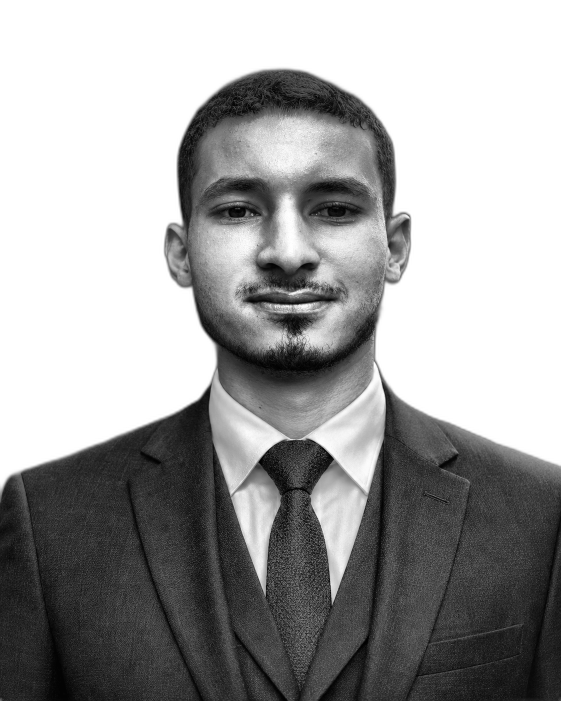
#> input picture source-prepped.png, 1122 x 1402 px, found by its file name (shown at 1/2 size)
$ python make_ascii_svg.py
#> lines starting #> are read from the running program, lines starting #| are printed output that depends on the picture
#!/usr/bin/env python3
"""Convert the prepped grayscale photo into a self-typing monochrome ASCII SVG."""
import sys
from pathlib import Path

import numpy as np
from PIL import Image

RAMP = " .`:-=+*cs#%@"   # bright (sparse) -> dark (dense)
#        ^ leading space clears the background to nothing

COLS = 100
ROWS = 53
CHAR_W = 6.6
CHAR_H = 12
FILL = "#c9d1d9"
FONT = "ui-monospace, SFMono-Regular, Menlo, Consolas, monospace"

ROW_DURATION = 0.55       # seconds for one row to wipe in
ROW_STAGGER = 0.045       # delay between successive row starts


def image_to_grid(img: Image.Image, cols: int, rows: int) -> list[str]:
    small = img.convert("L").resize((cols, rows), Image.LANCZOS)
    arr = np.array(small).astype(np.float32)
    idx = (arr / 255.0 * (len(RAMP) - 1)).round().astype(int)
    idx = (len(RAMP) - 1) - idx  # dark pixel -> dense glyph
    lines = ["".join(RAMP[i] for i in row) for row in idx]
    return lines


def escape(s: str) -> str:
    return s.replace("&", "&amp;").replace("<", "&lt;").replace(">", "&gt;")


def build_svg(lines: list[str]) -> str:
    width = COLS * CHAR_W
    height = ROWS * CHAR_H

    defs = []
    rows_svg = []
    for r, line in enumerate(lines):
        text = escape(line) if line.strip() else escape(line.replace(" ", " "))
        clip_id = f"wipe{r}"
        start = r * ROW_STAGGER
        end = start + ROW_DURATION

        defs.append(
            f'<clipPath id="{clip_id}">'
            f'<rect x="0" y="{r * CHAR_H}" width="0" height="{CHAR_H}">'
            f'<animate attributeName="width" from="0" to="{width}" '
            f'begin="{start:.3f}s" dur="{ROW_DURATION:.3f}s" '
            f'fill="freeze" calcMode="spline" keySplines="0.25 0.1 0.25 1"/>'
            f'</rect></clipPath>'
        )

        y = (r + 1) * CHAR_H - 3
        rows_svg.append(
            f'<g clip-path="url(#{clip_id})">'
            f'<text x="0" y="{y}" font-family="{FONT}" font-size="{CHAR_H - 2}" '
            f'fill="{FILL}" xml:space="preserve">{text}</text>'
            f'<rect x="0" y="{r * CHAR_H + 1}" width="{CHAR_W}" height="{CHAR_H - 2}" fill="{FILL}">'
            f'<animate attributeName="x" from="0" to="{width}" '
            f'begin="{start:.3f}s" dur="{ROW_DURATION:.3f}s" fill="freeze" '
            f'calcMode="spline" keySplines="0.25 0.1 0.25 1"/>'
            f'<animate attributeName="opacity" values="1;1;0" keyTimes="0;0.92;1" '
            f'begin="{start:.3f}s" dur="{ROW_DURATION:.3f}s" fill="freeze"/>'
            f'</rect>'
            f'</g>'
        )

    return f'''<svg xmlns="http://www.w3.org/2000/svg" viewBox="0 0 {width:.0f} {height:.0f}" width="{width:.0f}" height="{height:.0f}">
  <defs>
{chr(10).join(defs)}
  </defs>
  <rect width="100%" height="100%" fill="none"/>
{chr(10).join(rows_svg)}
</svg>
'''


def main() -> None:
    src = Path(sys.argv[1]) if len(sys.argv) > 1 else Path("source-prepped.png")
    dst = Path(sys.argv[2]) if len(sys.argv) > 2 else Path("yassine-ascii.svg")

    img = Image.open(src)
#> img is the input picture: PIL image 1122x1402 L; min 0, max 255, mean 159.8
    lines = image_to_grid(img, COLS, ROWS)
#> in image_to_grid, `small = img.convert("L").resize((cols, rows), Image.LANCZOS)`:
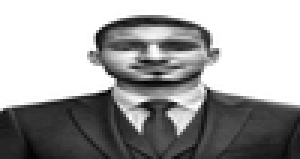
#> small: PIL image 100x53 L (shown 3 times larger); min 3, max 255, mean 159.5
#> in image_to_grid, `idx = (len(RAMP) - 1) - idx`:
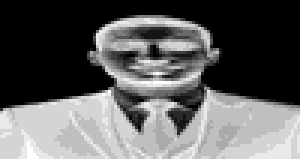
#> idx: shape (53, 100) int64 (shown 3 times larger); min 0, max 12, mean 4.49; drawn with min black and max white
#> lines = 53 items
    svg = build_svg(lines)
#> the loop in build_svg, `for r, line in enumerate(lines):` made 53 passes
#> (clip_id, start, end, y) on passes 1 to 12: ('wipe0', 0, 0.55, 9), ('wipe1', 0.045, 0.595, 21), ('wipe2', 0.09, 0.64, 33), ('wipe3', 0.135, 0.685, 45), ('wipe4', 0.18, 0.73, 57), ('wipe5', 0.225, 0.775, 69), ('wipe6', 0.27, 0.82, 81), ('wipe7', 0.315, 0.865, 93), ('wipe8', 0.36, 0.91, 105), ('wipe9', 0.405, 0.955, 117), ('wipe10', 0.45, 1, 129), ('wipe11', 0.495, 1.04, 141)
    dst.write_text(svg)
    print(f"wrote {dst} ({COLS}x{ROWS} grid)")


if __name__ == "__main__":
    main()
